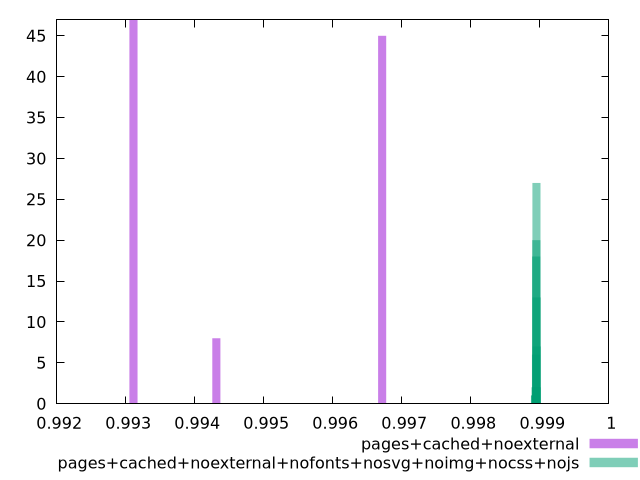

Here is the gnuplot script that generated this plot:
$_pagesCachedNoexternal <<EOF
0.9931131549665352 47
0.994314017306277 8
0.9967157419857609 45
EOF
$_pagesCachedNoexternalNofontsNosvgNoimgNocssNojs <<EOF
0.998953017905291 13
0.9989361413826618 1
0.9989509083399624 27
0.9989445796439764 6
0.9989487987746337 20
0.9989424700786478 2
0.9989466892093051 18
0.9989551274706197 7
0.9989572370359484 2
0.9989403605133191 2
0.9989298126866758 1
0.9989382509479905 1
EOF
set key outside below
set terminal pngcairo
set output "report_00005_2020-11-02T22-26-11.212Z/interactive/interactive_pages+cached+noexternal_pages+cached+noexternal+nofonts+nosvg+noimg+nocss+nojs+hist.png"
set boxwidth 0.00011688164138826452
set style fill transparent solid 0.5 noborder
set yrange [0:47]
plot $_pagesCachedNoexternal title "pages+cached+noexternal" with boxes ,$_pagesCachedNoexternalNofontsNosvgNoimgNocssNojs title "pages+cached+noexternal+nofonts+nosvg+noimg+nocss+nojs" with boxes ,
